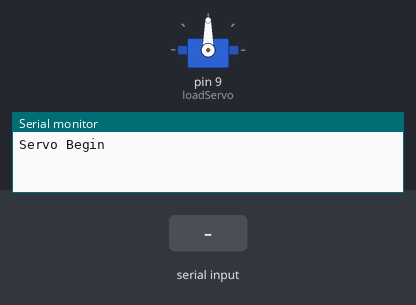
This sketch was run on a simulated Arduino Uno, built with avr-gcc and run on an emulated ATmega328P. On the bench: servo, the last lines printed to the serial monitor. The inputs (shaded band) are chosen by the test bench.

Above: at 1.2 s.
1.3 s: "1\n" received over Serial
At 2.76 s:
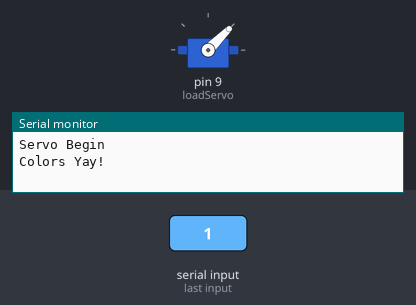
4.3 s: "2\n" received over Serial
At 5.76 s:
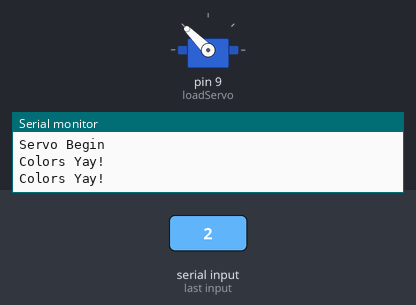
Timing chart, 0 to 7.7 s (numbered marks = the images above; inputs shaded):
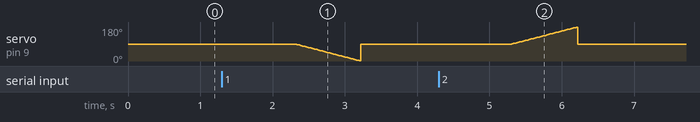

Measured:
- after the input at 4.3 s, servo on pin 9 (loadServo): rises from 90° to 179° in 0.89 s, then falls to 90° in 0.02 s

The sketch:

servo_second.ino
```cpp
#include "Servo.h"

Servo loadServo;

// Servo positions, which depend on color input
int pos;
int pos_min = 90;
int pos_max;

// Getting incoming color from serial
String incoming = "";
int color; // 0 is blue, 1 is orange, 2 is yellow

void setup() {
  Serial.begin(9600);
  loadServo.attach(9);
  loadServo.write(90);
  Serial.println("Servo Begin");
}

void loop() {
  if (Serial.available() > 0) {
    //check for new data
    incoming = Serial.readString();
    color = incoming.toInt();
    load(color);
  }
}

void load(int color)
{
  Serial.println("Colors Yay!");
  if (color == 1) {
    // Sweep from 90 to 0
    pos_max = 0;
    for (pos = pos_min; pos >= pos_max; pos -= 1)
    {
      loadServo.write(pos);
      delay(10);
    }
  } else if (color == 2) {
    // Sweep from 90 to 180
    pos_max = 180;
    for (pos = pos_min; pos <= pos_max; pos += 1)
    {
      loadServo.write(pos);
      delay(10);
    }
  }
  // Return to position of 90
  loadServo.write(90);
}
```
